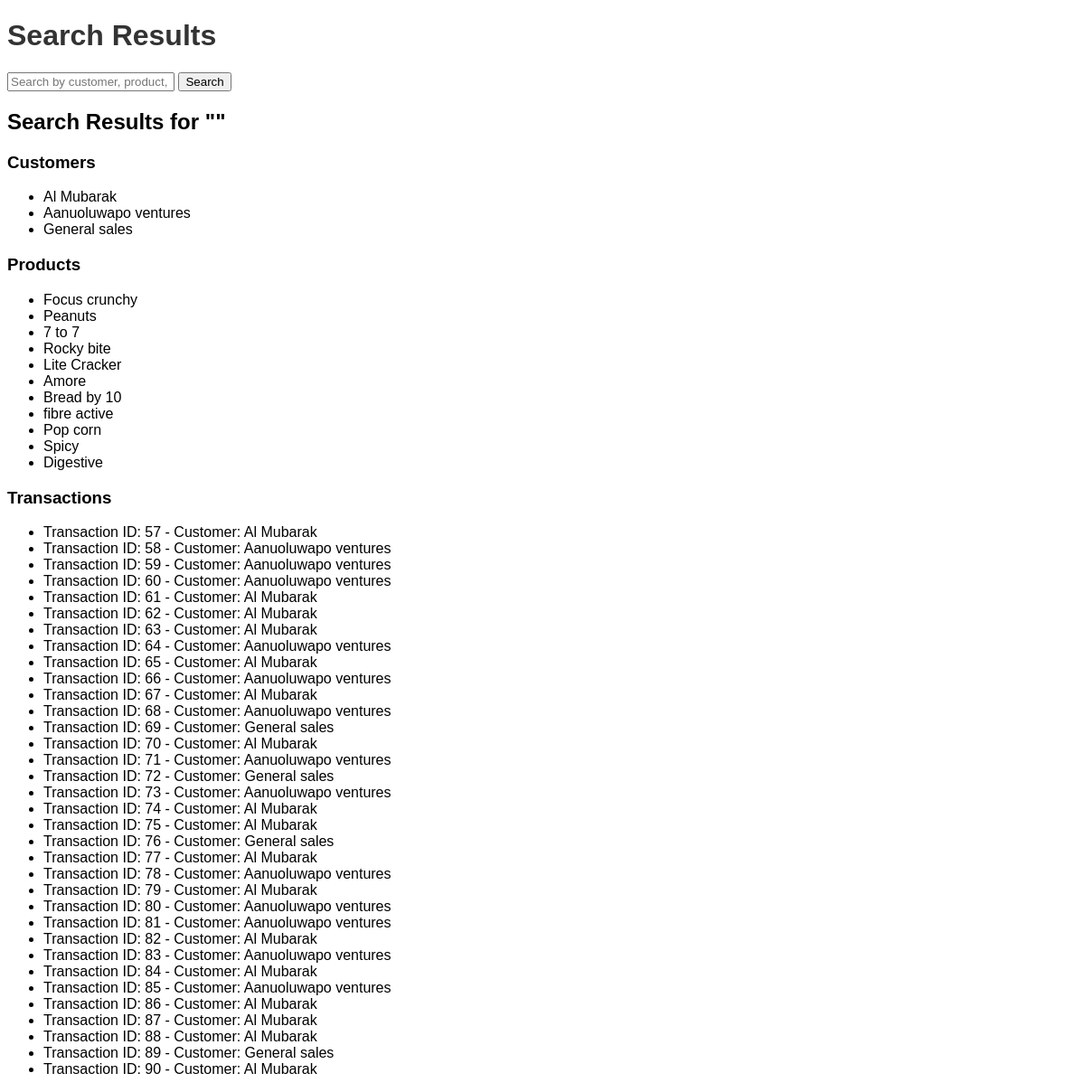
The app's page /search/ with its own data.
### inventory/models.py (models this page shows, shortened)
class Customer(models.Model):
    name = models.CharField(max_length=100)
    email = models.EmailField(unique=True)
    phone = models.CharField(max_length=15)
    address = models.TextField()
    total_purchases = models.DecimalField(max_digits=10, decimal_places=2, default=0)
    outstanding_balance = models.DecimalField(max_digits=10, decimal_places=2, default=0)

class Product(models.Model):
    name = models.CharField(max_length=100)
    manufacturer = models.ForeignKey(Manufacturer, on_delete=models.CASCADE)
    price = models.DecimalField(max_digits=10, decimal_places=2)
    stock = models.PositiveIntegerField()

class Transaction(models.Model):
    customer = models.ForeignKey(Customer, on_delete=models.CASCADE)
    user = models.ForeignKey(User, on_delete=models.SET_NULL, null=True)  # Store the user who made the transaction
    date = models.DateTimeField(auto_now_add=True)

### inventory/views.py (the view)
# urls.py: path('search/', views.search, name='search'),
def search(request):
    query = request.GET.get('q', '').strip()  # Get the query from the search form, default to an empty string if not present
    if query:
        customers = Customer.objects.filter(name__icontains=query)
        products = Product.objects.filter(name__icontains=query)
        transactions = Transaction.objects.filter(customer__name__icontains=query)
    else:
        customers = Customer.objects.all()
        products = Product.objects.all()
        transactions = Transaction.objects.all()
    context = {
        'customers': customers,
        'products': products,
        'transactions': transactions,
        'query': query,
    }
    return render(request, 'inventory/search_results.html', context)

### inventory/templates/inventory/search_results.html (shortened to what this page needs)
{% load static %}
<!DOCTYPE html>
<html lang="en">
<head>
    <link rel="stylesheet" href="{% static 'inventory/styles.css' %}">
</head>
<body>
    <h1>Search Results</h1>
    <form method="GET" action="{% url 'search' %}">
        <input type="text" name="q" placeholder="Search by customer, product, or transaction" value="{{ query }}">
        <button type="submit">Search</button>
    </form>
    <h2>Search Results for "{{ query }}"</h2>
    <h3>Customers</h3>
    <ul>
        {% for customer in customers %}
        <li>{{ customer.name }}</li>
        {% empty %}
        <li>No customers found.</li>
        {% endfor %}
    </ul>
    <h3>Products</h3>
    <ul>
        {% for product in products %}
        <li>{{ product.name }}</li>
        {% empty %}
        <li>No products found.</li>
        {% endfor %}
    </ul>
    <h3>Transactions</h3>
    <ul>
        {% for transaction in transactions %}
        <li>Transaction ID: {{ transaction.id }} - Customer: {{ transaction.customer.name }}</li>
        {% empty %}
        <li>No transactions found.</li>
        {% endfor %}
    </ul>
</body>
</html>

### inventory/static/inventory/styles.css (style rules this page uses)
body { font-family: Arial, sans-serif; }
h1 { color: #333; }

### records on screen
Customer: name "Al Mubarak"
Customer: name "Aanuoluwapo ventures"
Customer: name "General sales"
Product: name "Focus crunchy"
Product: name "Peanuts"
Product: name "7 to 7"
Product: name "Rocky bite"
Product: name "Lite Cracker"
Product: name "Amore"
Product: name "Bread by 10"
Product: name "fibre active"
Product: name "Pop corn"
Product: name "Spicy"
Product: name "Digestive"
